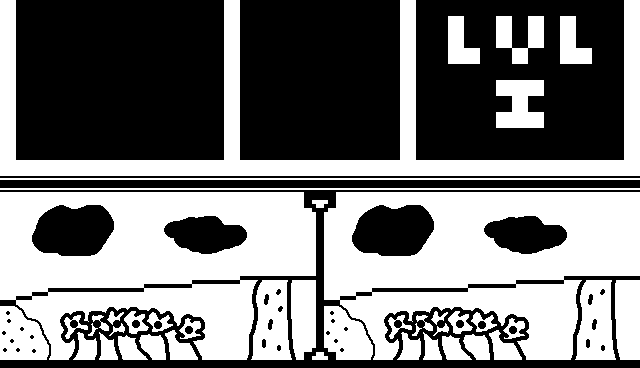

A 2D game scene composited from a Tiled map and its tileset images. What follows is a short description and the map's XML, with each tile layer's data collapsed to a summary:
An orthogonal 40x23 tile map with 16x16 px tiles, 4 tile layers (Background, PictureFrames, PictureDrawings, ExtraTiles), 1 hidden layer not drawn and 1 object.

<map version="1.10" tiledversion="1.11.2" orientation="orthogonal" renderorder="right-down" width="40" height="23" tilewidth="16" tileheight="16" infinite="0" nextlayerid="8" nextobjectid="24">
 <tileset firstgid="1" name="PIX_TILES" tilewidth="16" tileheight="16" tilecount="14400" columns="160">
  <image source="PIX_TILES.png" width="2560" height="1440" />
 </tileset>
 <layer id="1" name="Background" width="40" height="23">
  <data>[920 cells, 920 non-empty, 1 distinct tile ids]</data>
 </layer>
 <layer id="2" name="PictureFrames" width="40" height="23">
  <data>[920 cells, 552 non-empty, 550 distinct tile ids]</data>
 </layer>
 <layer id="4" name="PictureDrawings" width="40" height="23">
  <data>[920 cells, 520 non-empty, 520 distinct tile ids]</data>
 </layer>
 <layer id="7" name="ExtraTiles" width="40" height="23">
  <data>[920 cells, 145 non-empty, 2 distinct tile ids]</data>
 </layer>
 <layer id="3" name="Fake" width="40" height="23" visible="0">
  <data>[920 cells, 126 non-empty, 111 distinct tile ids]</data>
 </layer>
 <objectgroup id="6" name="Objects">
  <object id="4" x="311" y="196">
   <properties>
    <property name="images_variation" type="int" value="1" />
    <property name="obj_type" value="player" />
   </properties>
   <point />
  </object>
 </objectgroup>
</map>
